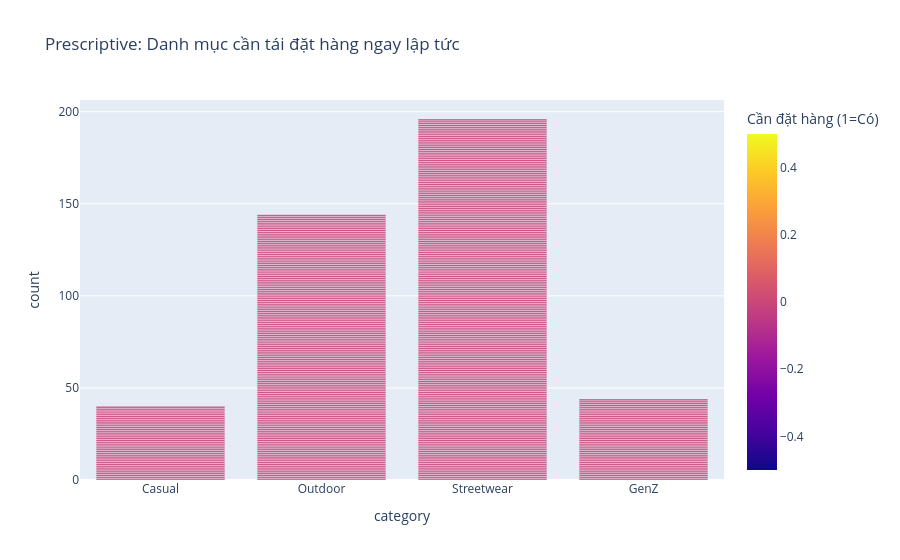

Notebook code for this chart:
### Code cell
# Phân tích tình trạng kho cuối tháng gần nhất
latest_snapshot = data['inventory']['snapshot_date'].max()
df_inv_latest = data['inventory'][data['inventory']['snapshot_date'] == latest_snapshot]

# Phân loại hành động dựa trên cờ báo
prescriptive_inv = df_inv_latest.groupby(['stockout_flag', 'overstock_flag']).size().reset_index(name='count')

fig3 = px.bar(df_inv_latest, x='category', color='reorder_flag', 
             title='Prescriptive: Danh mục cần tái đặt hàng ngay lập tức',
             barmode='group', labels={'reorder_flag': 'Cần đặt hàng (1=Có)'})
fig3.show()

# Đề xuất hành động: Các sản phẩm có reorder_flag=1 và sell_through_rate cao 
# cần được ưu tiên vốn nhập hàng ngay.

### Figure 1 — Plotly figure (JSON) as saved in the notebook; plotly's stock layout.template omitted (floating-point values rounded to 4 significant figures; data arrays with more than 128 entries replaced by an {"elided": "..."} marker saying what was removed)
{"data": [{"alignmentgroup": "True", "hovertemplate": "category=%{x}<br>count=%{y}<br>Cần đặt hàng (1=Có)=%{marker.color}<extra></extra>", "legendgroup": "", "marker": {"color": {"elided": "424 int values"}, "coloraxis": "coloraxis", "pattern": {"shape": ""}}, "name": "", "offsetgroup": "", "orientation": "v", "showlegend": false, "textposition": "auto", "type": "bar", "x": {"elided": "424 str values"}, "xaxis": "x", "y": {"elided": "424 int values"}, "yaxis": "y"}], "layout": {"barmode": "group", "coloraxis": {"colorbar": {"title": {"text": "Cần đặt hàng (1=Có)"}}, "colorscale": [[0, "#0d0887"], [0.1111, "#46039f"], [0.2222, "#7201a8"], [0.3333, "#9c179e"], [0.4444, "#bd3786"], [0.5556, "#d8576b"], [0.6667, "#ed7953"], [0.7778, "#fb9f3a"], [0.8889, "#fdca26"], [1, "#f0f921"]]}, "legend": {"tracegroupgap": 0}, "title": {"text": "Prescriptive: Danh mục cần tái đặt hàng ngay lập tức"}, "xaxis": {"anchor": "y", "domain": [0, 1], "title": {"text": "category"}}, "yaxis": {"anchor": "x", "domain": [0, 1], "title": {"text": "count"}}}}
